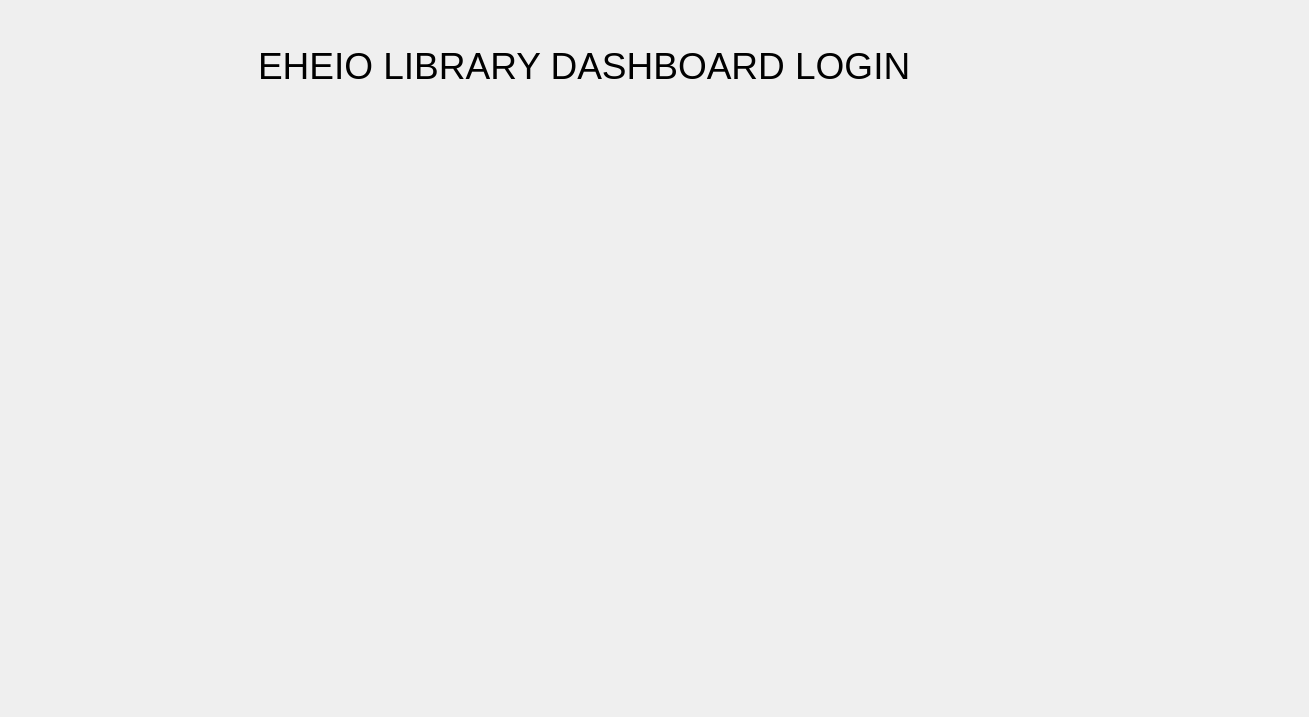
<?xml version="1.0" encoding="UTF-8"?>
<ui version="4.0">
 <class>home</class>
 <widget class="QDialog" name="home">
  <property name="geometry">
   <rect>
    <x>0</x>
    <y>0</y>
    <width>1309</width>
    <height>717</height>
   </rect>
  </property>
  <property name="windowTitle">
   <string>Dialog</string>
  </property>
  <widget class="QWidget" name="layoutWidget">
   <property name="geometry">
    <rect>
     <x>0</x>
     <y>0</y>
     <width>911</width>
     <height>131</height>
    </rect>
   </property>
   <layout class="QHBoxLayout" name="horizontalLayout">
    <item>
     <widget class="QWidget" name="widget" native="true">
      <property name="styleSheet">
       <string notr="true">border-image: url(:/images/logo.png);</string>
      </property>
     </widget>
    </item>
    <item>
     <widget class="QLabel" name="label">
      <property name="font">
       <font>
        <family>Nirmala UI</family>
        <pointsize>28</pointsize>
       </font>
      </property>
      <property name="styleSheet">
       <string notr="true"/>
      </property>
      <property name="text">
       <string>EHEIO LIBRARY DASHBOARD LOGIN</string>
      </property>
     </widget>
    </item>
   </layout>
  </widget>
 </widget>
 <resources/>
 <connections/>
</ui>
